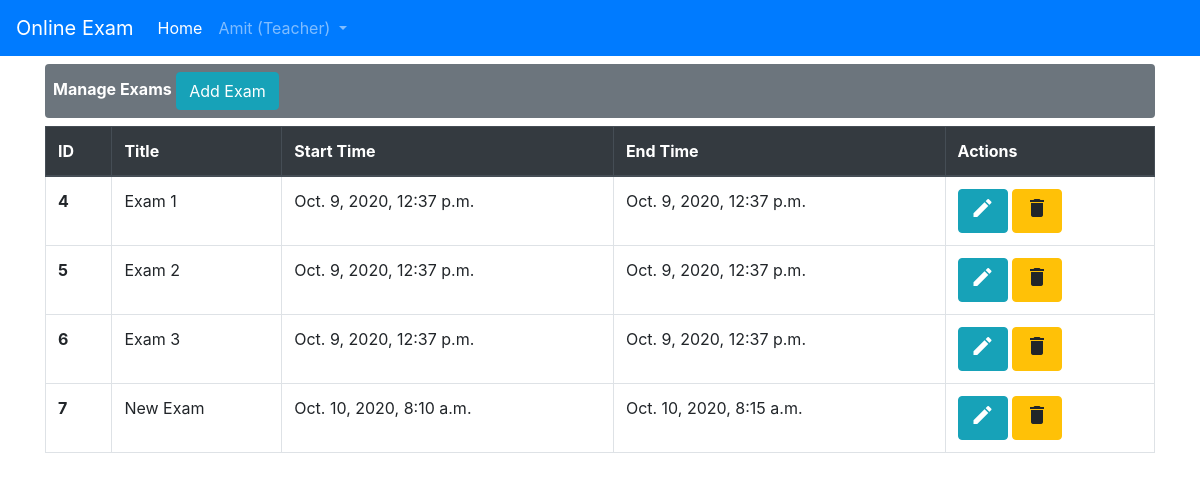
Page /manage_exams/ (signed in) on the earlier database version.
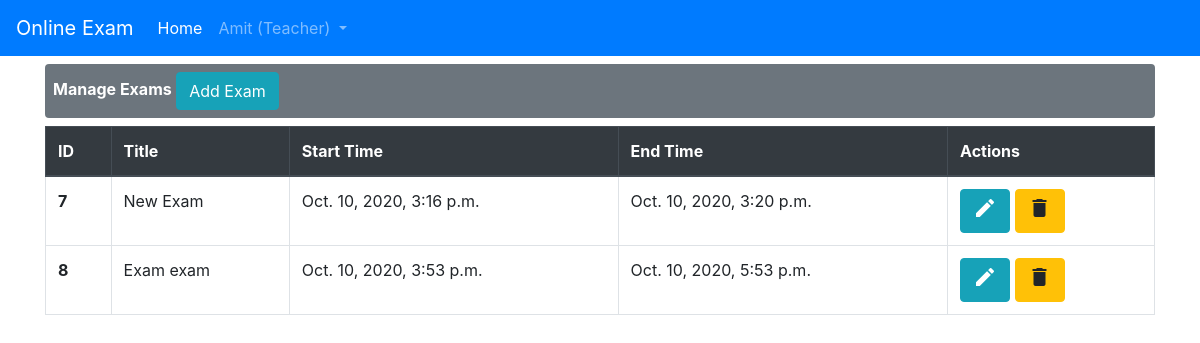
Same page on the later database version.
### user/models.py (models this page shows, shortened)
class User(AbstractBaseUser):
    email = models.EmailField(
        verbose_name='email address',
        max_length=255,
        unique=True,
    )
    first_name = models.CharField(
        max_length=255,
        verbose_name="First Name",
    )
    last_name = models.CharField(
        max_length=255,
        verbose_name="Last Name",
    )
    is_student = models.BooleanField(default=True)
    is_active = models.BooleanField(default=True)
    is_admin = models.BooleanField(default=False)
    objects = MyUserManager()
    USERNAME_FIELD = 'email'
    REQUIRED_FIELDS = []
    @property
    def is_superuser(self):
        return self.is_admin

### home/models.py (models this page shows)
class Exam(models.Model):
    title = models.CharField(max_length=200)
    start_date = models.DateTimeField(default=datetime.now(), blank=True)
    end_date = models.DateTimeField(default=datetime.now(), blank=True)

### home/views.py (the view, shortened to what this page needs)
# urls.py: path('manage_exams/', views.manage_exams, name='exam-manage'),
def manage_exams(request):
    exams = Exam.objects.all()
    return render(request, 'user/manage_exam.html', {'exams':exams})

### user/templates/user/manage_exam.html (shortened to what this page needs)
{% extends 'home/base.html' %}
{%block teacher%}
<div class="container">
    <div class="rounded col bg-secondary justify-content-end mb-2 text-white p-2">
        <span><b>Manage Exams</b></span>
        <a class="btn btn-info" data-action="add_modal">Add Exam</a>
    </div>
        <table class="table table-hover table-bordered">
            <thead class="thead-dark">
                <tr>
                    <th scope="col">ID</th>
                    <th scope="col">Title</th>
                    <th scope="col">Start Time</th>
                    <th scope="col">End Time</th>
                    <th scope="col">Actions</th>
                </tr>
            </thead>
            <tbody>
                {% for exam in exams %}
                    <tr>
                        <th scope="row">{{exam.pk}}</th>
                        <td> {{exam.title}} </td>
                        <td> {{ exam.start_date }} </td>
                        <td> {{ exam.end_date }} </td>
                        <td>
							<a data-id="{{exam.pk}}"  class="btn btn-info" data-action="edit_modal"><i class="material-icons" data-toggle="tooltip" title="Edit">&#xE254;</i></a>
							<a data-id="{{exam.pk}}"  class="btn btn-warning" data-action="delete_modal"><i class="material-icons" data-toggle="tooltip" title="Delete">&#xE872;</i></a>
						</td>
                    </tr>
                {% endfor %}
            </tbody>
        </table>
    </div>
{%endblock teacher%}

### home/templates/home/base.html (shortened to what this page needs)
{%  load static %}
<!DOCTYPE html>
<html lang="en">
<head>
    <link rel="stylesheet" href="https://stackpath.bootstrapcdn.com/bootstrap/4.5.2/css/bootstrap.min.css">
    <link rel="stylesheet" href="https://maxcdn.bootstrapcdn.com/font-awesome/4.7.0/css/font-awesome.min.css">
</head>
<body>
    <nav class="mb-2 navbar navbar-expand-md navbar-dark bg-primary">
        <a class="navbar-brand" href="{% url 'exam-home' %}">Online Exam</a>
        <div class="collapse navbar-collapse" id="navbarsExample04">
          <ul class="navbar-nav mr-auto">
            <li class="nav-item active">
              <a class="nav-link" href="{% url 'exam-home' %}">Home <span class="sr-only">(current)</span></a>
            </li>
            <li class="nav-item dropdown">
              <a class="nav-link dropdown-toggle" href="http://example.com" id="dropdown04" data-toggle="dropdown" aria-haspopup="true" aria-expanded="false">
              {% if user.is_authenticated %}
                {{user.first_name}} ({% if user.is_student != True %}Teacher{% endif %}{% if user.is_student %}Student{% endif %})
              {% else %}
                Account
              {% endif %}
              </a>
            </li>
          </ul>
        </div>
      </nav>
    {% if user.is_authenticated %}
      {% if user.is_student %}
        {% block student %} {% endblock student %}
      {% else %}
        {% block teacher %} {% endblock teacher %}
      {% endif %}
    {% endif %}
</body>
</html>

Differences in the rows shown:
removed Exam: pk "4", title "Exam 1", start_date "Oct. 9, 2020, 12:37 p.m.", end_date "Oct. 9, 2020, 12:37 p.m."
removed Exam: pk "5", title "Exam 2", start_date "Oct. 9, 2020, 12:37 p.m.", end_date "Oct. 9, 2020, 12:37 p.m."
removed Exam: pk "6", title "Exam 3", start_date "Oct. 9, 2020, 12:37 p.m.", end_date "Oct. 9, 2020, 12:37 p.m."
changed Exam "New Exam": start_date "Oct. 10, 2020, 8:10 a.m." → "Oct. 10, 2020, 3:16 p.m."; end_date "Oct. 10, 2020, 8:15 a.m." → "Oct. 10, 2020, 3:20 p.m."
added Exam: pk "8", title "Exam exam", start_date "Oct. 10, 2020, 3:53 p.m.", end_date "Oct. 10, 2020, 5:53 p.m."
